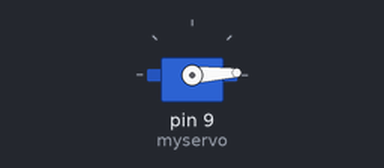
The sketch below on a simulated Arduino Uno, built with avr-gcc and run on an emulated ATmega328P. On the bench: servo.

Above: at 0.05 s.
At 1.15 s:
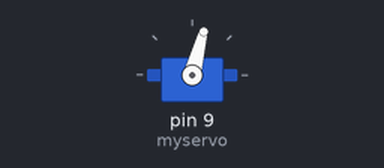
At 2.25 s:
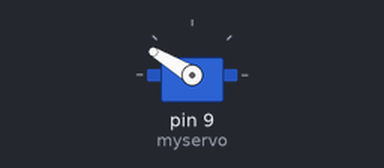
At 4.5 s:
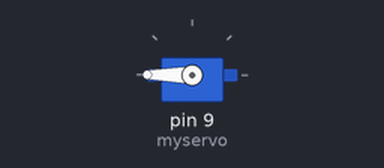
Timing chart, 0 to 5.9 s (numbered marks = the images above):
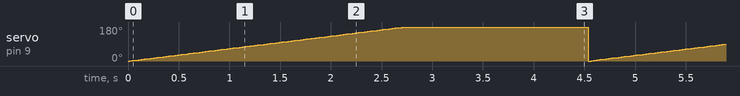

The sketch:

wave_command.ino
```cpp
#include <Servo.h>

Servo myservo;
Servo servo2;
 // create servo object to control a servo
// twelve servo objects can be created on most boards

int pos = 0;    // variable to store the servo position
//int pos2 = 180;

void setup() {
  myservo.attach(9);  // attaches the servo on pin 9 to the servo object
  //servo2.attach(10);
}

void loop() {
  for (pos = 0; pos <= 300; pos += 1) { // goes from 0 degrees to 180 degrees
    // in steps of 1 degree
    myservo.write(pos);
    delay(15);
  }
}
```

Measured:
- by itself, servo on pin 9 (myservo): ramps from 0° to 180° and jumps back, once every 4.5 s
